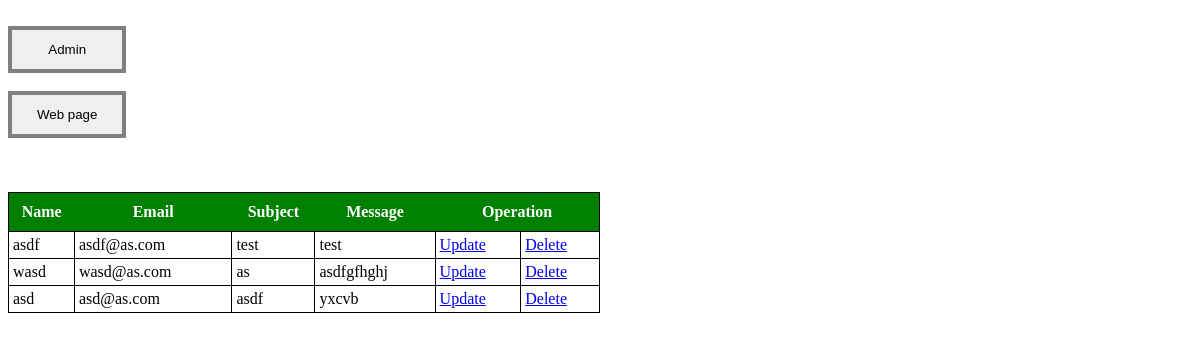
The page /pizzeria/adminContact.php (signed in) on the database its author committed.
### tables this page shows
CREATE TABLE `email` (
  `id` int(11) NOT NULL,
  `name` varchar(50) NOT NULL,
  `email` varchar(255) NOT NULL,
  `subject` varchar(45) NOT NULL,
  `message` varchar(255) NOT NULL,
  `created_at` datetime DEFAULT NULL,
  `updated_at` datetime DEFAULT NULL
);

### pizzeria/DB.php (called while the page is built, shortened)
<?php
class DB
{
    private $connection;
    public function __construct($host, $dbname, $username, $password)
    {
        $this->host = $host;
        $this->dbname = $dbname;
        $this->username = $username;
        $this->password = $password;
        try {
            $this->connection = new \PDO('mysql:host='.$this->host.';dbname='.$this->dbname, $this->username, $this->password);
        } catch (\PDOException $e) {
            print "Error!: " . $e->getMessage() . "<br/>";
            die();
        }
    }
    public function getAllEmails()
    {
        $emails = [];
        $sql = "SELECT * FROM email";
        $query = $this->connection->query($sql);
        while ($row = $query->fetch()) {
            $emails[] = [
                'id' => $row['id'],
                'name' => $row['name'],
                'email' => $row['email'],
                'subject' => $row['subject'],
                'message' => $row['message'],
                'created_at' => $row['created_at']
            ];
        }
        return $emails;
    }
}

### pizzeria/adminContact.php (the view, shortened to what this page needs)
<?php
$db = $GLOBALS['db'];
$emails = $db->getAllEmails();
?>
<button onclick="location.href='admin.php'">Admin</button><br><br>
<button onclick="location.href='index.php'">Web page</button><br><br>
<table style="width:50%">
<tr>
    <th>Name</th>
    <th>Email</th>
    <th>Subject</th>
    <th>Message</th>
    <th colspan="2">Operation</th>
</tr>
<?php
    foreach ($emails as $email) {
    ?>
<tr>
    <?php echo '<td>'.$email['name'].'</td>' ?>
    <?php echo '<td>'.$email['email'].'</td>' ?>
    <?php echo '<td>'.$email['subject'].'</td>' ?>
    <?php echo '<td>'.$email['message'].'</td>' ?>
    <td><a href="update_form_contact.php.?id=<?php echo $email['id'] ?>">Update</a></td>
    <td><a href="deleteContact.php.?id=<?php echo $email['id'] ?>">Delete</a></td>
</tr>
    <?php
    }
    ?>
</table>

### pizzeria/adminContact.php (style rules this page uses)
button { width: 10%; padding: 12px 20px; border: 4px solid grey; cursor: pointer; }
table, td { border: 1px solid black; padding: 4px; border-collapse: collapse; }
th { padding-top: 10px; padding-bottom: 10px; background-color: green; color: white; }

### rows shown on the page
email: name "asdf", email "asdf@as.com", subject "test", message "test"
email: name "wasd", email "wasd@as.com", subject "as", message "asdfgfhghj"
email: name "asd", email "asd@as.com", subject "asdf", message "yxcvb"
